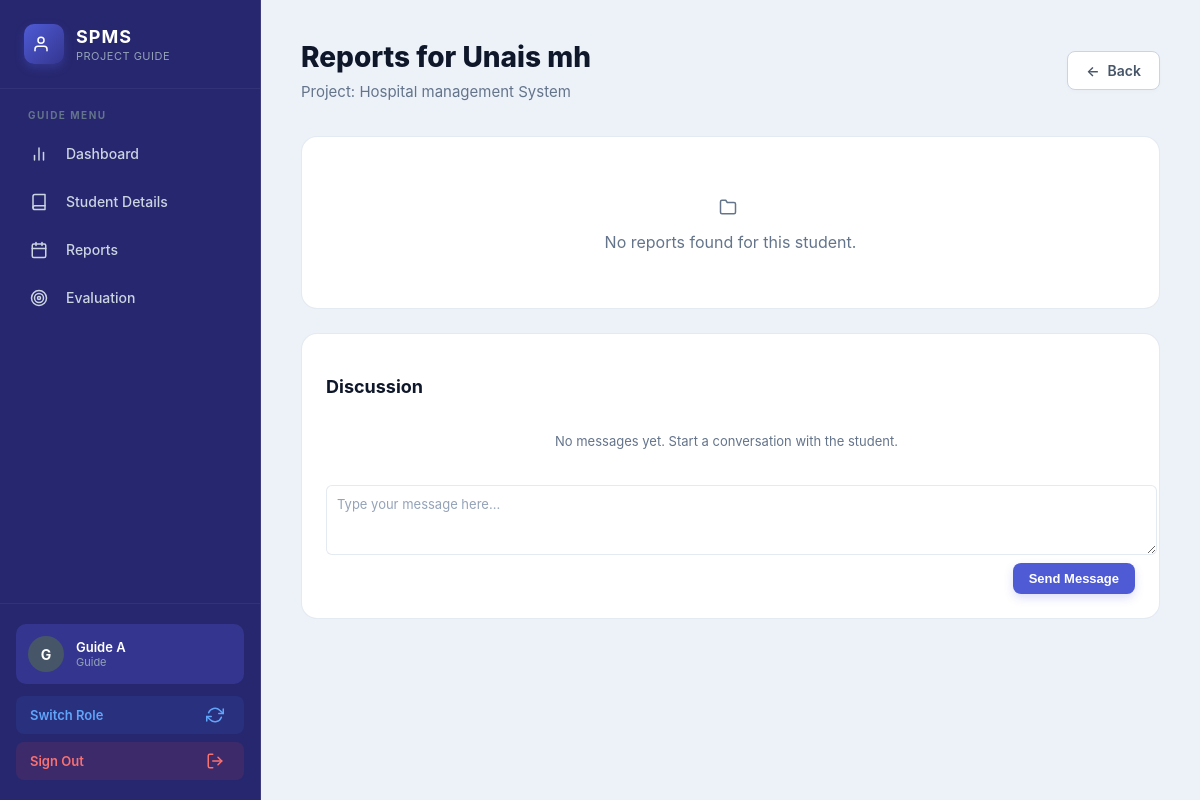
Before: /guides/project/15/reports/ (signed in) with the older database file.
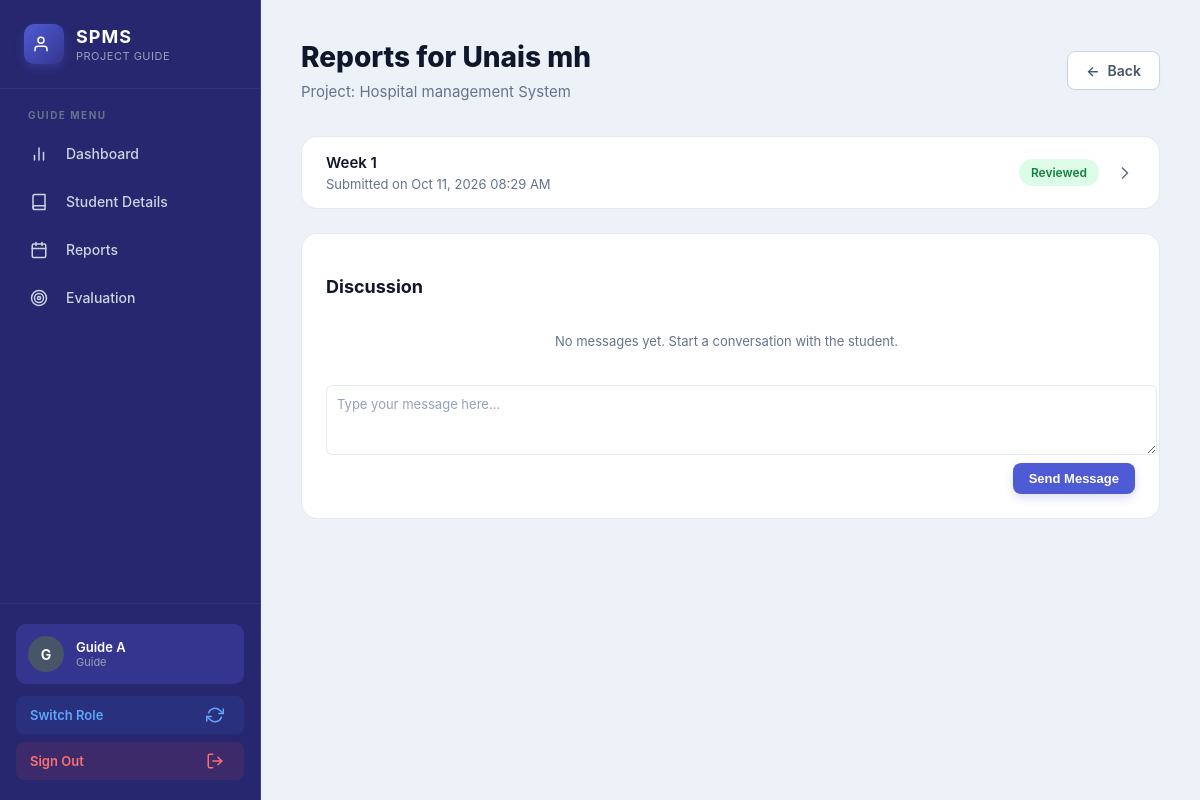
After: the same page with the newer database file.
### accounts/models.py (models this page shows, shortened)
class User(AbstractUser):
    is_student = models.BooleanField(default=False)
    is_coordinator = models.BooleanField(default=False)
    is_faculty = models.BooleanField(default=False)
    is_expert = models.BooleanField(default=False)
    is_guide = models.BooleanField(default=False)
    is_panel = models.BooleanField(default=False)
    phone = models.CharField(
        max_length=15,
        blank=True,
        null=True
    )
    roll_number = models.CharField(
        max_length=50,
        blank=True,
        null=True
    )
    department = models.CharField(
        max_length=100,
        blank=True,
        null=True
    )
    domain_of_expertise = models.CharField(
        max_length=200,
        blank=True,
        null=True
    )
    semester = models.CharField(
        max_length=20,
        blank=True,
        null=True
    )
    batch = models.CharField(
        max_length=20,
        blank=True,
        null=True
    )

### projects/models.py (models this page shows, shortened)
class ProjectProposal(models.Model):
    PROJECT_TYPE_CHOICES = [
        ("MINI", "Mini Project"),
        ("MAIN", "Main Project"),
    ]
    STATUS_CHOICES = [
        ("SUBMITTED", "Submitted"),
        ("EXPERT_ASSIGNED", "Expert Assigned"),
        ("CHANGES_REQUESTED", "Changes Requested"),
        ("CHANGES_SENT_TO_STUDENT", "Changes Sent To Student"),
        ("EXPERT_APPROVED", "Expert Approved"),
        ("COORDINATOR_APPROVED", "Coordinator Approved"),
        ("GUIDE_ASSIGNED", "Guide Assigned"),
        ("GUIDE_REJECTED", "Guide Rejected"),
        ("IN_PROGRESS", "In Progress"),
        ("COMPLETED", "Completed"),
        ("REJECTED", "Rejected"),
    ]
    student = models.ForeignKey(
        settings.AUTH_USER_MODEL,
        on_delete=models.CASCADE,
        related_name="project_proposals",
        limit_choices_to={"is_student": True}
    )
    project_type = models.CharField(
        max_length=10,
        choices=PROJECT_TYPE_CHOICES,
        default="MAIN"
    )
    title = models.CharField(max_length=255)
    abstract = models.TextField(blank=True)
    domain = models.CharField(
        max_length=255,
        blank=True
    )
    technologies = models.TextField(
        blank=True
    )
    description = models.TextField(
        blank=True
    )
    proposal_document = models.FileField(
        upload_to="proposals/",
        blank=True,
        null=True
    )
    domain_expert = models.ForeignKey(
        settings.AUTH_USER_MODEL,
        on_delete=models.SET_NULL,
        null=True,
        blank=True,
        related_name="expert_proposals",
        limit_choices_to={"is_expert": True}
    )
    expert_comments = models.TextField(
        blank=True,
        null=True
    )
    status = models.CharField(
        max_length=40,
        choices=STATUS_CHOICES,
        default="SUBMITTED"
    )
    guide = models.ForeignKey(
        settings.AUTH_USER_MODEL,
        on_delete=models.SET_NULL,
        null=True,
        blank=True,
        related_name="guided_proposals",
        limit_choices_to={"is_guide": True}
    )
    panel_members = models.ManyToManyField(
        settings.AUTH_USER_MODEL,
        blank=True,
        related_name="assigned_panel_projects",
        limit_choices_to={"is_panel": True},
    )
    guide_rejection_reason = models.TextField(
        blank=True,
        null=True
    )
    guide_rejected_at = models.DateTimeField(
        blank=True,
        null=True
    )
    review_date = models.DateTimeField(
        blank=True,
        null=True,
        help_text="Scheduled date and time for the project review by the panel."
    )
    submitted_at = models.DateTimeField(
        auto_now_add=True
    )
    updated_at = models.DateTimeField(
        auto_now=True
    )

class ProjectProgress(models.Model):
    REPORT_CHOICES = [
        (
            "PROGRESS_1",
            "Progress Report 1"
        ),
        (
            "PROGRESS_2",
            "Progress Report 2"
        ),
        (
            "PROGRESS_3",
            "Progress Report 3"
        ),
        (
            "FINAL_REPORT",
            "Final Report"
        ),
    ]
    STATUS_CHOICES = [
        (
            "SUBMITTED",
            "Submitted"
        ),
        (
            "REVIEWED",
            "Reviewed"
        ),
        (
            "CHANGES_REQUIRED",
            "Changes Required"
        ),
    ]
    project = models.ForeignKey(
        ProjectProposal,
        on_delete=models.CASCADE,
        related_name="progress_reports"
    )
    student = models.ForeignKey(
        settings.AUTH_USER_MODEL,
        on_delete=models.CASCADE,
        related_name="progress_reports",
        limit_choices_to={
            "is_student": True
        }
    )
    report_type = models.CharField(
        max_length=30,
        choices=REPORT_CHOICES
    )
    week_number = models.PositiveIntegerField(
        blank=True,
        null=True
    )
    title = models.CharField(
        max_length=200
    )
    description = models.TextField()
    document = models.FileField(
        upload_to="progress_reports/",
        blank=True,
        null=True
    )
    status = models.CharField(
        max_length=30,
        choices=STATUS_CHOICES,
        default="SUBMITTED"
    )
    marks = models.DecimalField(
        max_digits=5,
        decimal_places=2,
        null=True,
        blank=True
    )
    detailed_marks = models.JSONField(
        default=dict,
        blank=True
    )
    guide_feedback = models.TextField(
        blank=True,
        null=True
    )
    submitted_at = models.DateTimeField(
        auto_now_add=True
    )
    reviewed_at = models.DateTimeField(
        blank=True,
        null=True
    )
    class Meta:
        ordering = [
            "submitted_at"
        ]
    @property
    def week_label(self):
        week_number = self.week_number
        if week_number is None:
            week_number = {
                "PROGRESS_1": 1,
                "PROGRESS_2": 2,
                "PROGRESS_3": 3,
            }.get(self.report_type)
        return f"Week {week_number}" if week_number else ""

### guides/views.py (the view, shortened to what this page needs)
    @login_required
    def wrapper(request, *args, **kwargs):
        return view_func(
            request,
            *args,
            **kwargs
        )

### templates/guide/student_reports_list.html (shortened to what this page needs)
{% extends "base.html" %}
{% load static %}
{% block content %}
<div class="dashboard-layout">
    {% include 'guide/sidebar.html' %}
    <main class="dashboard-main">
        <header class="dashboard-header">
            <div class="header-content">
                <h1>Reports for {{ project.student.get_full_name|default:project.student.username }}</h1>
                <p>Project: {{ project.title }}</p>
            </div>
            <div class="header-actions">
                <a href="{% url 'guides:reports' %}" class="btn-secondary">
                    <span>←</span>
                    <span>Back</span>
                </a>
            </div>
        </header>
        <section class="recent-section">
            <div class="recent-card">
                {% if reports %}
                    <div class="recent-list">
                        {% for report in reports %}
                        <a href="{% url 'guides:report_detail' report.id %}" class="recent-item">
                            <div class="recent-user-info" style="flex: 1;">
                                <span class="recent-name" style="font-size: 15px; {% if report.status == 'SUBMITTED' %}font-weight: 700; color: #0f172a;{% endif %}">
                                    {{ report.week_label|default:report.get_report_type_display }}
                                </span>
                                <span class="recent-project" style="font-size: 13px;">Submitted on {{ report.submitted_at|date:"M d, Y h:i A" }}</span>
                            </div>
                            <div style="display: flex; align-items: center; gap: 16px;">
                                <span class="status-badge
                                    {% if report.status == 'REVIEWED' %}bg-green
                                    {% elif report.status == 'SUBMITTED' %}bg-orange
                                    {% else %}bg-purple{% endif %}">
                                    {% if report.status == 'SUBMITTED' %}Unread{% else %}{{ report.get_status_display }}{% endif %}
                                </span>
                                <svg width="20" height="20" viewBox="0 0 24 24" fill="none" stroke="currentColor" stroke-width="2" stroke-linecap="round" stroke-linejoin="round" style="color: #64748b;"><polyline points="9 18 15 12 9 6"></polyline></svg>
                            </div>
                        </a>
                        {% endfor %}
                    </div>
                {% else %}
                    <div class="empty-state">
                        <span class="empty-icon"><svg width="18" height="18" viewBox="0 0 24 24" fill="none" stroke="currentColor" style="vertical-align: text-bottom; margin-right: 6px;" stroke-width="2" stroke-linecap="round" stroke-linejoin="round"><path d="M22 19a2 2 0 0 1-2 2H4a2 2 0 0 1-2-2V5a2 2 0 0 1 2-2h5l2 3h9a2 2 0 0 1 2 2z"></path></svg></span>
                        <p>No reports found for this student.</p>
                    </div>
                {% endif %}
            </div>
            <div class="recent-card" style="padding: 24px; margin-top: 24px;">
                <h3 style="font-size: 18px; font-weight: 700; margin-bottom: 16px;">Discussion</h3>
                <div style="display: flex; flex-direction: column; gap: 12px; margin-bottom: 16px; max-height: 400px; overflow-y: auto; padding-right: 8px;">
                    {% for msg in project_messages %}
                        <div style="background: {% if msg.sender == request.user %}#eef2ff{% else %}#f8fafc{% endif %}; padding: 12px; border-radius: 8px; border: 1px solid {% if msg.sender == request.user %}#c7d2fe{% else %}#e2e8f0{% endif %}; margin-left: {% if msg.sender == request.user %}24px{% else %}0{% endif %}; margin-right: {% if msg.sender == request.user %}0{% else %}24px{% endif %};">
                            <div style="display: flex; justify-content: space-between; align-items: center; margin-bottom: 4px;">
                                <span style="font-size: 11px; font-weight: 700; color: {% if msg.sender == request.user %}#4f5bd5{% else %}#475569{% endif %};">{{ msg.sender.get_full_name|default:msg.sender.username }}</span>
                                <span style="font-size: 10px; color: #64748b;">{{ msg.created_at|date:"d M Y, h:i A" }}</span>
                            </div>
                            <p style="font-size: 13px; color: #1e293b; margin: 0; line-height: 1.4;">{{ msg.message|linebreaksbr }}</p>
                        </div>
                    {% empty %}
                        <div style="text-align: center; padding: 20px 0; color: #64748b; font-size: 13px;">
                            No messages yet. Start a conversation with the student.
                        </div>
                    {% endfor %}
                </div>
                <form method="post" action="{% url 'guides:send_message' project.id %}?next={% url 'guides:student_reports' project.id %}">
                    <div style="display: flex; flex-direction: column; gap: 8px;">
                        <textarea name="message" class="form-input" rows="3" placeholder="Type your message here..." required style="width: 100%; border: 1px solid var(--border-color); border-radius: 6px; padding: 10px; resize: vertical; font-size: 13px;"></textarea>
                        <button type="submit" class="btn-primary" style="align-self: flex-end; padding: 8px 16px; font-size: 13px;">Send Message</button>
                    </div>
                </form>
            </div>
        </section>
    </main>
</div>
{% endblock %}

### templates/base.html (shortened to what this page needs)
{% load static %}
<!DOCTYPE html>
<html lang="en">
<head>
    <link
        rel="stylesheet"
        href="{% static 'css/style.css' %}?v=1.3"
    >
</head>
<body>
    <main class="main-content">
        {% block content %}
        {% endblock %}
    </main>
</body>
</html>

### templates/guide/sidebar.html (shortened to what this page needs)
{% load static %}
<link rel="stylesheet" href="{% static 'css/coordinator_theme.css' %}?v=3">
    <aside class="premium-sidebar">
        <div class="sidebar-brand">
            <div class="brand-logo"><svg width="18" height="18" viewBox="0 0 24 24" fill="none" stroke="currentColor" style="vertical-align: text-bottom; margin-right: 6px;" stroke-width="2" stroke-linecap="round" stroke-linejoin="round"><path d="M20 21v-2a4 4 0 0 0-4-4H8a4 4 0 0 0-4 4v2"></path><circle cx="12" cy="7" r="4"></circle></svg></div>
            <div class="brand-text">
                <h2>SPMS</h2>
                <p>Project Guide</p>
            </div>
        </div>
        <nav class="sidebar-nav">
            <div class="nav-section">Guide Menu</div>
            <a href="{% url 'guides:dashboard' %}" class="nav-item {% if request.resolver_match.url_name == 'dashboard' %}active{% endif %}">
                <span class="nav-icon"></span>
                <span class="nav-text">Dashboard</span>
            </a>
            <a href="{% url 'guides:students' %}" class="nav-item {% if request.resolver_match.url_name == 'students' or request.resolver_match.url_name == 'project_detail' %}active{% endif %}">
                <span class="nav-icon"></span>
                <span class="nav-text">Student Details</span>
            </a>
            <a href="{% url 'guides:reports' %}" class="nav-item {% if request.resolver_match.url_name == 'reports' %}active{% endif %}">
                <span class="nav-icon"></span>
                <span class="nav-text">Reports</span>
            </a>
            <a href="{% url 'guides:evaluations' %}" class="nav-item {% if request.resolver_match.url_name == 'evaluations' %}active{% endif %}">
                <span class="nav-icon"></span>
                <span class="nav-text">Evaluation</span>
            </a>
        </nav>
        <div class="sidebar-footer">
            <div class="user-card">
                <div class="user-avatar">
                    {{ request.user.username|first|upper }}
                </div>
                <div class="user-details">
                    <span class="user-name">{{ request.user.get_full_name|default:request.user.username }}</span>
                    <span class="user-role">Guide</span>
                </div>
            </div>
            {% if request.user.is_superuser or request.user.is_coordinator or request.user.is_expert or request.user.is_panel or request.user.is_student %}
            <a href="{% url 'accounts:dashboard' %}" class="switch-role-btn">
                <span>Switch Role</span>
                <span></span>
            </a>
            {% endif %}
            <a href="{% url 'accounts:logout' %}" class="logout-btn">
                <span>Sign Out</span>
                <span></span>
            </a>
        </div>
    </aside>

Changed rows visible on the page:
added ProjectProgress: week_label "Week 1", submitted_at "Oct 11, 2026 08:29 AM", status "Reviewed"
Other visible differences:
text no longer shown: "No reports found for this student."
